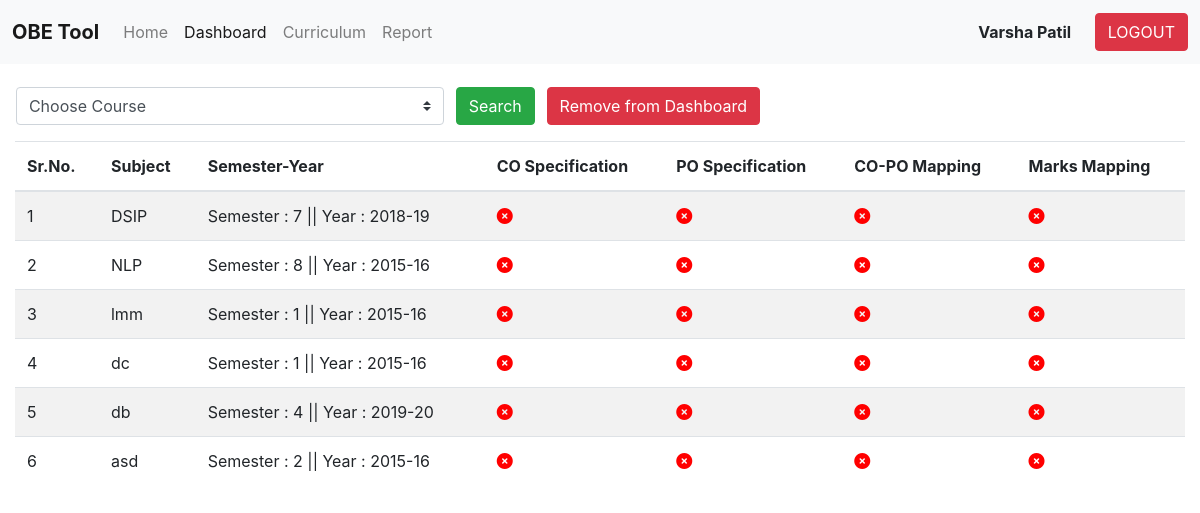
/dash.php (signed in), run on the app's committed database.
### tables this page shows
CREATE TABLE `dash_data` (
  `t_id` text NOT NULL,
  `f_name` text NOT NULL,
  `s_name` text NOT NULL,
  `sub` text NOT NULL,
  `sem` text NOT NULL,
  `year` text NOT NULL,
  `branch` text NOT NULL,
  `co_spec` int(11) NOT NULL,
  `po_spec` int(11) NOT NULL,
  `co_po_map` int(11) NOT NULL,
  `marks_map` int(11) NOT NULL
);

### dash.php (the view, shortened to what this page needs)
<!DOCTYPE html>
<?php
$desgn=$_SESSION["desgn"];
$branch=$_SESSION["branch"];
$id = $_SESSION['user_id'];
$host="localhost";
$user="root";
$pass="";
$db="college_project";
$conn=new mysqli($host,$user,$pass,$db);
?>
<html lang="en">
<head>
    <link rel="stylesheet" href="https://stackpath.bootstrapcdn.com/bootstrap/4.3.1/css/bootstrap.min.css">
</head>
<body>
    <nav class="navbar navbar-expand-lg navbar-light bg-light" style="padding: 1%">
        <a class="navbar-brand" href="index.php" style="font-weight:bold">OBE Tool</a>
        <div class="collapse navbar-collapse" id="navbarText">
          <ul class="navbar-nav mr-auto">
            <li class="nav-item">
              <a class="nav-link" href="index.php">Home <span class="sr-only">(current)</span></a>
            </li>
            <li class="nav-item active">
              <a class="nav-link" href="dash.php">Dashboard</a>
            </li>
            <li class="nav-item">
            <?php
                        if ($_SESSION['desgn']==3){
                        echo '<a href="SPEC_CO.php" class="nav-link">Curriculum</a> ';
                        }
                        elseif($_SESSION['desgn']==1 or $_SESSION['desgn']==2 ){
                          echo'<a href="set_curr.php" class="nav-link">Curriculum</a> ';
                        }
                        ?>
            </li>
            <li class="nav-item">
                <a class="nav-link" href="report.php">Report</a>
              </li>
          </ul>
          <?php
          if(session_status() == PHP_SESSION_NONE){
            echo '<button class="btn btn-light" data-toggle="modal" data-target="#Modal2" style="margin-right: 1%;">
            <strong>SIGN UP</strong> <i class="fas fa-user-plus"></i>
            </button>';
          echo '<button class="btn btn-light" data-toggle="modal" data-target="#Modal" style="margin-right: 1%;">
                <strong>LOGIN</strong> <i class="fas fa-sign-in-alt"></i>
                </button>';
         }
          else {
          echo '<a href="profile.php" class="btn btn-light" style="margin-right: 1%;">
          <strong>'.$_SESSION["f_name"].' '.$_SESSION["s_name"].'</strong></a>';
          echo '<form method="post"><button type="submit" class="btn btn-danger" name="can_cred">LOGOUT</button></form>';
          }
          ?>
        </div>
      </nav>
      <div class="container-fluid">
        <form class="needs-validation" method="post" action="" novalidate>
            <div class="form-row" style="margin-top: 2%">
            <div class="form-group" style="margin-left: 0.5%;margin-right:1%">
                <select name="course" class="form-control custom-select" required>
                  <option value="" disabled selected>Choose Course</option>
                </select>
              </div>
              <div class="form-group" style="margin-right: 1%">
              <button class="btn btn-success" name="search">Search</button>
              </div>
              <div class="form-group">
              <button class="btn btn-danger" name="remove">Remove from Dashboard</button>
              </div>
              </div>
         </form>
        <div class="row" >
          <div class='col-12' style="height:60vh; overflow-y: scroll;">
          <table class="table table-striped">
            <thead style="background-color:white;position: sticky; top: 0;">
              <tr>
                <th scope="col">Sr.No.</th>
                <th scope="col">Subject</th>
                <th scope="col">Semester-Year</th>
                <th scope="col">CO Specification</th>
                <th scope="col">PO Specification</th>
                <th scope="col">CO-PO Mapping</th>
                <th scope="col">Marks Mapping</th>
              </tr>
            </thead>
            <?php
            if($desgn==3){
              $q_disp="SELECT * FROM `dash_data` WHERE t_id='$id'";
            }
            else if($desgn==2){
              $q_disp="SELECT * FROM `dash_data` WHERE branch='$branch'";
            }
                  $result_display = mysqli_query($conn,$q_disp) or die("ERROR".mysqli_error($conn));
                  $no=1;
                  while ( $row_display = mysqli_fetch_array($result_display) )
                    {
                    ?>
                    <tr>
                    <td><?echo $no; ?></td>
                    <td><?echo $row_display['sub']; ?></td>
                    <td><?echo "Semester : ".$row_display['sem']." || Year : ".$row_display['year']; ?></td>
                    <td><?php
                    if($row_display['co_spec']==1){echo '<i class="fas fa-check-circle"></i>';}
                    else{echo '<i class="fas fa-times-circle"></i>';}
                      ?>
                    </td>
                    <td><?php
                    if($row_display['po_spec']==1){echo '<i class="fas fa-check-circle"></i>';}
                    else{echo '<i class="fas fa-times-circle"></i>';}
                      ?>
                    </td>
                    <td><?php
                    if($row_display['co_po_map']==1){echo '<i class="fas fa-check-circle"></i>';}
                    else{echo '<i class="fas fa-times-circle"></i>';}
                      ?>
                    </td>
                    <td><?php
                    if($row_display['marks_map']==1){echo '<i class="fas fa-check-circle"></i>';}
                    else{echo '<i class="fas fa-times-circle"></i>';}
                      ?>
                    </td>
                  </tr>
                  <?php
                  $no = $no +1;
                  }?>
          </table>
        </div>
    </div>
  </div>
</body>
</html>

### dash.php (style rules this page uses)
.fa-times-circle { color: red; }

### data on the page
dash_data: sub "DSIP", sem "7", year "2018-19", co_spec 0 (drawn), po_spec 0 (drawn), co_po_map 0 (drawn), marks_map 0 (drawn)
dash_data: sub "NLP", sem "8", year "2015-16", co_spec 0 (drawn), po_spec 0 (drawn), co_po_map 0 (drawn), marks_map 0 (drawn)
dash_data: sub "lmm", sem "1", year "2015-16", co_spec 0 (drawn), po_spec 0 (drawn), co_po_map 0 (drawn), marks_map 0 (drawn)
dash_data: sub "dc", sem "1", year "2015-16", co_spec 0 (drawn), po_spec 0 (drawn), co_po_map 0 (drawn), marks_map 0 (drawn)
dash_data: sub "db", sem "4", year "2019-20", co_spec 0 (drawn), po_spec 0 (drawn), co_po_map 0 (drawn), marks_map 0 (drawn)
dash_data: sub "asd", sem "2", year "2015-16", co_spec 0 (drawn), po_spec 0 (drawn), co_po_map 0 (drawn), marks_map 0 (drawn)

### other printed values
$_SESSION["f_name"] "Varsha"
$_SESSION["s_name"] "Patil"
